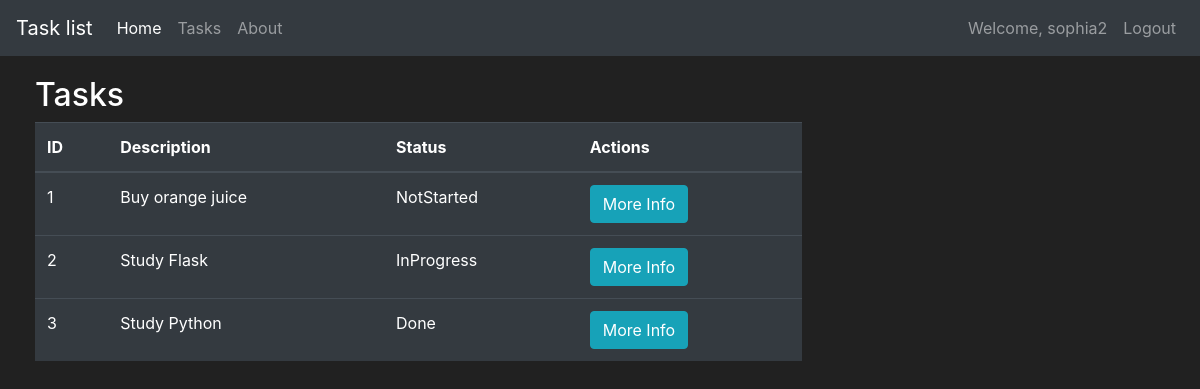
The page /tasks (signed in) on the database its author committed.
### tasklist/models.py (models this page shows, shortened)
class User(db.Model, UserMixin):
    id = db.Column(db.Integer(), primary_key=True)
    username = db.Column(db.String(length=30), nullable = False, unique=True)
    email = db.Column(db.String(length=80), nullable = False, unique=True)
    name = db.Column(db.String(length=50))
    password_hash = db.Column(db.String(length=60), nullable = False)
    task_items = db.relationship('TaskItem', backref='owned_user', lazy=True)
    @property
    def password(self):
        return self.password

class TaskItem(db.Model):
    id = db.Column(db.Integer(), primary_key=True)
    description = db.Column(db.String(length=50), nullable = False, unique=True)
    status = db.Column(db.String(length=10), nullable = False)
    owner = db.Column(db.Integer(), db.ForeignKey('user.id'))

### tasklist/routes.py (the view)
@app.route('/tasks')
@login_required
def tasks_page():
    tasks = TaskItem.query.all()
    return render_template('tasks.html', tasks = tasks)

### tasklist/models.py (called while the page is built)
@login_mgr.user_loader
def load_user(user_id):
    return User.query.get(int(user_id))

### tasklist/templates/tasks.html (shortened to what this page needs)
{% extends 'layout.html' %}
{% block content %}
    <div class="row" style="margin-top:20px; margin-left:20px">
        <div class="col-8">
            <h2>Tasks</h2>
            <table class="table table-hover table-dark">
                <thead>
                    <tr>
                        <th scope="col">ID</th>
                        <th scope="col">Description</th>
                        <th scope="col">Status</th>
                        <th scope="col">Actions</th>
                    </tr>
                </thead>
                <tbody>
                    {% for task in tasks %}
                        <tr>
                            <td>{{task.id}}</td>
                            <td>{{task.description}}</td>
                            <td>{{task.status}}</td>
                            <td>
                                <button class="btn btn-outline btn-info" data-toggle="modal" data-target="#Modal-MoreInfo-{{ task.id }}">More Info</button>
                            </td>
                        </tr>
                    {% endfor %}
                </tbody>
            </table>
        </div>
        <div class="col-4"></div>
    </div>
{% endblock %}

### tasklist/templates/layout.html (shortened to what this page needs)
<!doctype html>
<html lang='en'>
    <head>
        <link rel="stylesheet" href="https://stackpath.bootstrapcdn.com/bootstrap/4.5.2/css/bootstrap.min.css">
    </head>
    <body>
        <nav class="navbar navbar-expand-md navbar-dark bg-dark">
            <a class="navbar-brand" href="#">Task list</a>
            <div class="collapse navbar-collapse" id="navbarNav">
                <ul class="navbar-nav mr-auto">
                    <li class="nav-item active">
                        <a class="nav-link" href="{{ url_for('home_page') }}">Home <span class="sr-only">(current)</span></a>
                    </li>
                    <li class="nav-item">
                        <a class="nav-link" href="{{ url_for('tasks_page') }}">Tasks</a>
                    </li>
                    <li class="nav-item">
                        <a class="nav-link" href="{{ url_for('about_page') }}">About</a>
                    </li>
                </ul>
                {% if current_user.is_authenticated %}
                    <ul class="navbar-nav">
                        <li class="nav-item">
                            <a class="nav-link">Welcome, {{current_user.username}}</a>
                        </li>
                    </ul>
                    <ul class="navbar-nav">
                        <li class="nav-item">
                            <a class="nav-link" href="{{ url_for('logout_page') }}">Logout</a>
                        </li>
                    </ul>
                {% endif %}
            </div>
        </nav>
        {% block content %}
        {% endblock %}
      </body>
</html>

### tasklist/templates/layout.html (style rules this page uses)
body { background-color: #212121; color: white; }

### rows shown on the page
User: username "sophia2"
TaskItem: id "1", description "Buy orange juice", status "NotStarted"
TaskItem: id "2", description "Study Flask", status "InProgress"
TaskItem: id "3", description "Study Python", status "Done"
